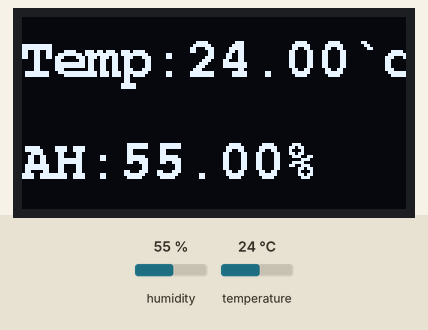
Simulated run of this sketch. Board: Arduino Uno, built with avr-gcc and run on an emulated ATmega328P. Shown: 128×64 one-colour display. The test bench sets the inputs (shaded band); at power-on: humidity 55 %, temperature 24 °C. No radio packets arrive unless stated; what the sketch prints to the serial monitor is not drawn.

Above: at 1.2 s.
1.3 s: humidity set to 22 %
At 2.5 s:
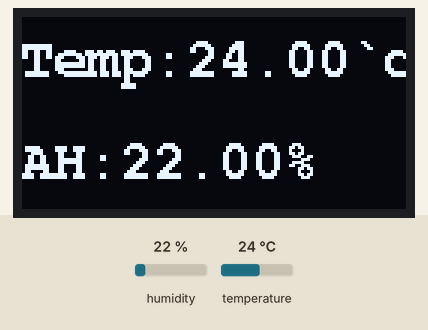
3.2 s: temperature set to 12 °C
At 4.7 s:
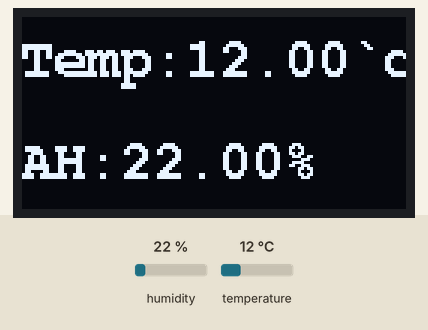
5.0 s: humidity set to 40 %
At 5.6 s:
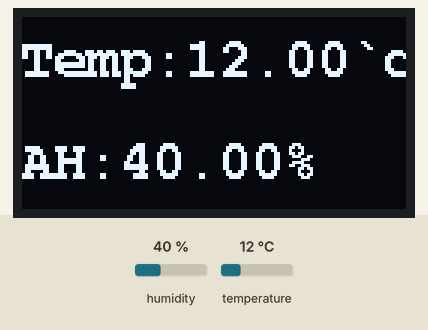
6.7 s: temperature set to 19 °C
At 8.2 s:
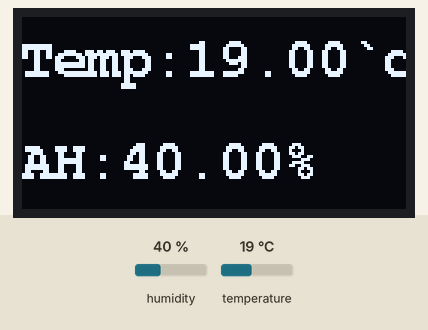
Timing chart, 0 to 9.5 s (numbered marks = the images above; inputs shaded):
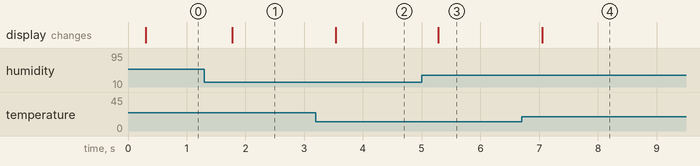

Measured:
- after the input at 1.3 s, the display: changes after 0.47 s (image 1)
- after the input at 3.2 s, the display: changes after 0.33 s (image 2)
- after the input at 5.0 s, the display: changes after 0.28 s (image 3)
- after the input at 6.7 s, the display: changes after 0.35 s (image 4)

The sketch:

nRF24_DHT11_sender.ino
```cpp
#include "U8glib.h"

#include <RF24Network.h>
#include <RF24.h>
#include <SPI.h>

#include <dht.h>

U8GLIB_SSD1306_128X64 u8g(U8G_I2C_OPT_NONE);// definition OLED connection

//Definition DHT
dht DHT;

float temperature=0.0;
float humidity=0.0;

#define DHT11_PIN 2//Sensor data interface to the digital pin2

// nRF24L01(+) radio attached using Getting Started board
RF24 radio(9,10);
// Network uses that radio
RF24Network network(radio);
// Address of our node
const uint16_t this_node = 1;
// Address of the other node
const uint16_t server_node = 0;
// How often to send 'hello world to the other unit
const unsigned long interval = 150; //ms
// When did we last send?
unsigned long last_sent;
// How many have we sent already
//unsigned long packets_sent;

// Structure of our payload
struct payload_t
{
  uint32_t ms;
  uint32_t nodeNum;
  uint32_t temperature;
  uint32_t humidity;
};


//show Info
void draw() {
  u8g.setFont(u8g_font_courB14);//font
  u8g.setPrintPos(0, 20);
  u8g.print("Temp:");
  u8g.print(temperature);
  u8g.print("`c");
  u8g.setPrintPos(0, 54);
  u8g.print("AH:");
  u8g.print(humidity);
  u8g.print("%");
}


void setup(void)
{
  Serial.begin(115200);
  Serial.println("RF24Network/examples/helloworld_tx/");

  SPI.begin();
  radio.begin();
  radio.setDataRate( RF24_250KBPS ) ;
  network.begin(/*channel*/ 50, /*node address*/ this_node);
}

void loop(void)
{
  int chk = DHT.read11(DHT11_PIN);

  temperature=(float)DHT.temperature;
  humidity=(float)DHT.humidity;

  // Pump the network regularly
  network.update();
  // If it's time to send a message, send it!
  unsigned long now = millis();
  if ( now - last_sent >= interval  )
  {
    last_sent = now;

    //Serial.print("Sending...");
    payload_t payload = { millis(),this_node,temperature, humidity};
    RF24NetworkHeader header(/*to node*/ server_node);
    bool ok = network.write(header,&payload,sizeof(payload));

    if (ok)
      Serial.println("ok.");
    else
      Serial.println("failed.");
  }

    u8g.firstPage();
    do {
      draw();
    }
    while( u8g.nextPage() );


}
```
